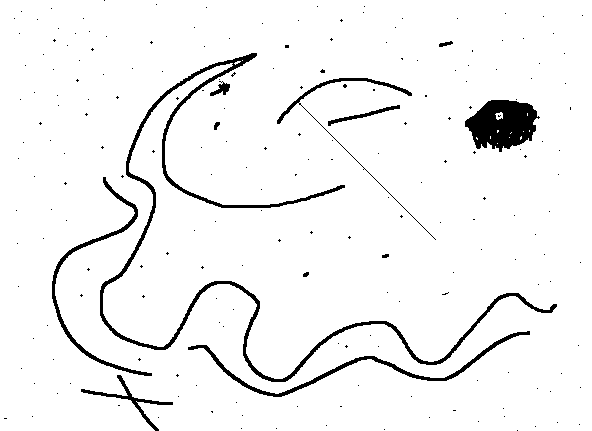
#> input picture Big_Data_Analysis/work5 DBSCAN/Demo2.bmp, 592 x 431 px
$ python dbscan2.py
#> lines starting #> are read from the running program, lines starting #| are printed output that depends on the picture; after the words box and inside, x2 and y2 are one past the last pixel; in counts of white or black regions, pixels touching at a corner belong together
from PIL import Image
import numpy as np
from sklearn import datasets
from scipy.spatial import KDTree
import matplotlib.pyplot as plt
from tqdm import tqdm
import cv2


def scan(data, tree, labels, pid, cluster_id,
         eps, min_pts, visited_ist, neighbor_stack):  # 以此中心進行掃描

    neighbor_list = []
    neighbor_list = tree.query_ball_point(data[pid], eps)
    neighbor_list.remove(pid)
    print(len(neighbor_list))
    if len(neighbor_list) > min_pts:  # 掃到的點數量超過MinPts
        for i in neighbor_list:
            labels[i] = cluster_id  # 掃描到的點予以上色分群
            # 逐一檢查掃描到的點是不是新點，如果是的話append到stack裡等等在DBSCAN主函式以stack pop掃描
            if i not in neighbor_stack and i not in visited_ist:
                neighbor_stack.append(i)

        # 看看Stack空了沒，空了代表群分完了，return給主函式知道，ClustersId+1
        if not neighbor_stack:
            return True

    else:  # 掃到的點數量沒有超過MinPts

        labels[pid] = False  # 雜訊


def min_distance(point, data, eps):
    distance_1d = np.power(np.subtract(
        point, data, dtype=np.float32), 2).sum(axis=1)
    distance_1d = np.power(distance_1d, 0.5)
    min_distance = np.where(distance_1d <= eps)[0]
    return min_distance


def DBSCAN(data, eps, min_pts):
    progress = tqdm(total=len(data))
    labels = [False]*len(data)  # 建立每一點的歸類群列表label
    tree = KDTree(data)
    cluster_id = 1
    visited_list = []  # 未遍歷名單
    neighbor_stack = []  # 單群內關聯Stack
    pair_point_list = []
    p_id = 0

    # for point in tqdm(data):
    #     min_distance_list = min_distance(point, data, eps)
    #     pair_point_list.append(min_distance_list)

    while len(visited_list) != len(data):  # 迴圈直到遍歷所有資料點
        if neighbor_stack:  # 如果stack有東西，pop出來掃描，反之使用i掃描
            stack_pid = neighbor_stack.pop()  # Stack pop
            # pop出來的東西掃描，同時檢查Stack，檢查在scan函式內，return一個boolean來決定ClustersId
            if scan(data, tree, labels, stack_pid, cluster_id, eps, min_pts, visited_list, neighbor_stack):
                cluster_id = cluster_id+1
            visited_list.append(stack_pid)  # pop出來的Pid加入已遍歷名單
            progress.update(1)
        else:
            if p_id in visited_list:  # 如果中心點先被stack拿去掃了，跳出本次迴圈，否則正常使用Pid掃描
                p_id = p_id+1
                continue
            else:
                if scan(data, tree, labels, p_id, cluster_id, eps, min_pts, visited_list, neighbor_stack):  # Pid掃描後+1
                    cluster_id = cluster_id+1
                visited_list.append(p_id)  # pop出來的Pid加入已遍歷名單
                p_id = p_id+1
                progress.update(1)

    return labels


def read_img(file_path):
#> called with file_path = 'Demo2.bmp'
    img = cv2.imread(filename=file_path)
#> img is the input picture: shape (431, 592, 3); 95.2% white; 210 black regions (198 under 20 px), largest, box (x1, y1, x2, y2) and area: (100, 53, 557, 382) 4952, (465, 100, 540, 152) 2620, (188, 331, 530, 397) 1468
    img = cv2.rotate(img, cv2.ROTATE_90_CLOCKWISE)
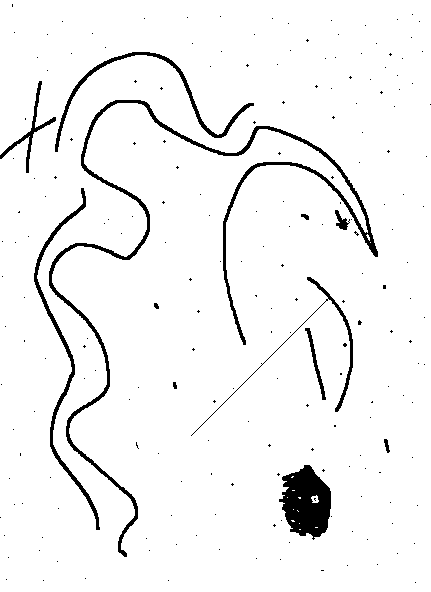
#> img: shape (592, 431, 3); 95.2% white; 210 black regions (198 under 20 px), largest, box (x1, y1, x2, y2) and area: (49, 100, 378, 557) 4952, (279, 465, 331, 540) 2620, (34, 188, 100, 530) 1468
    img = cv2.cvtColor(img, cv2.IMREAD_GRAYSCALE)
#> img: shape (592, 431, 4)
    img_array = []
    print(img.shape)
#| (592, 431, 4)
    for i in range(0, img.shape[1]):
        for j in range(0, img.shape[0]):
            if img[j][i][0] == 0:
                img_array.append([j, i])

    img_array = np.array(img_array)

    return img_array


img_array = read_img('Demo2.bmp')
print(img_array)
#> (printed output is left out)
labels = DBSCAN(img_array, eps=1, min_pts=5)


plt.figure()
plt.scatter(img_array[:, 0], img_array[:, 1], c=labels, cmap='plasma')
plt.savefig('Demo1-2.jpg', dpi=100)
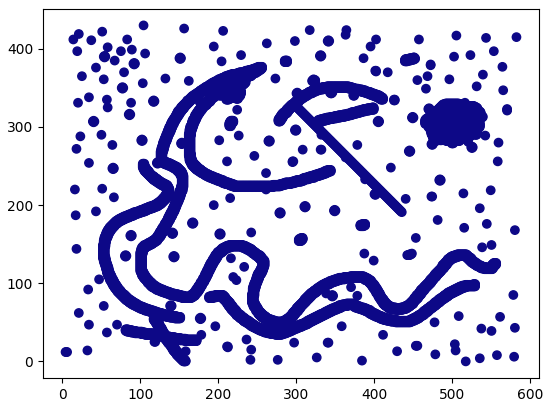
#> figure drawn by matplotlib, 1 panel
plt.show()
